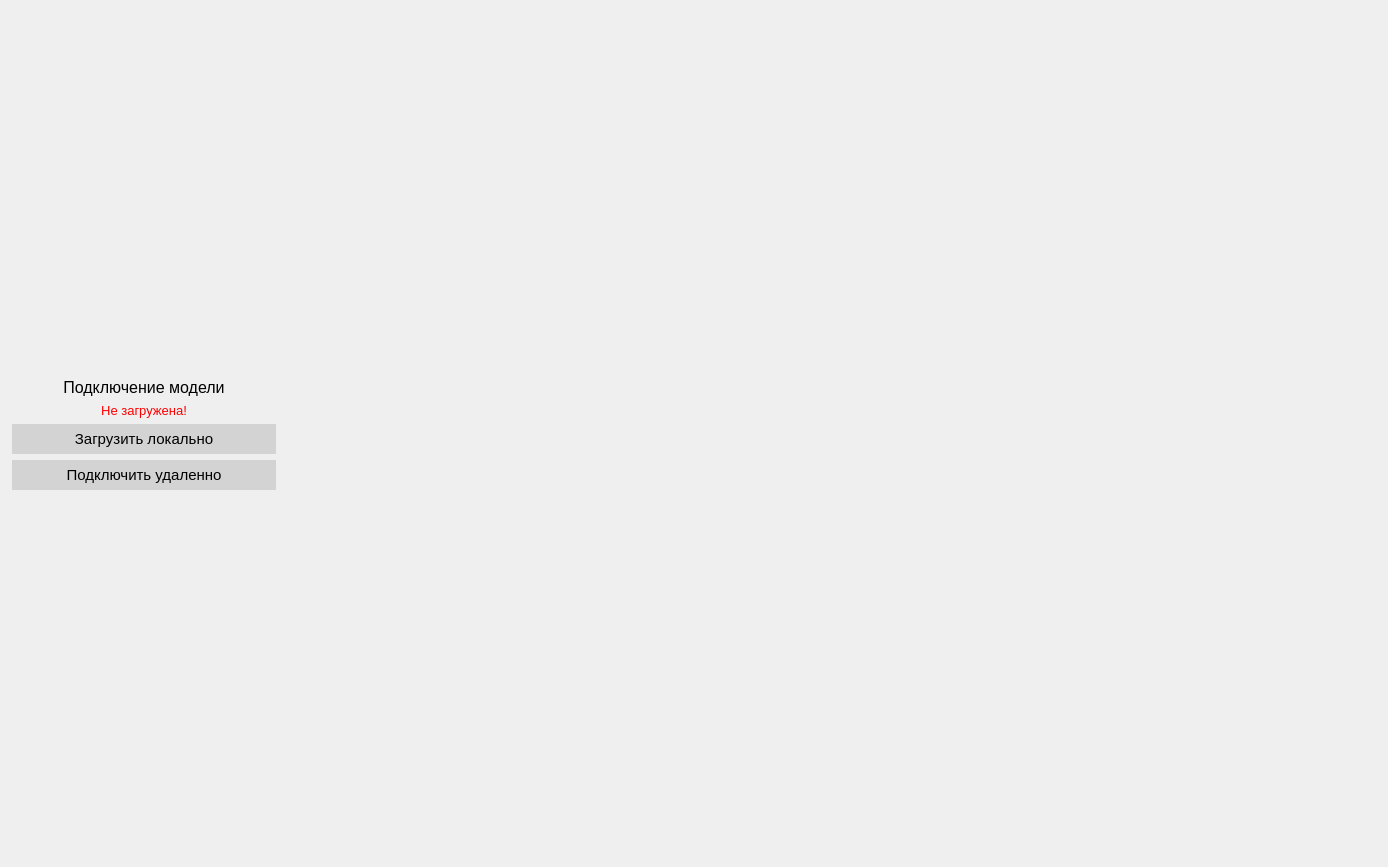
<?xml version="1.0" encoding="UTF-8"?>
<ui version="4.0">
 <class>page_model</class>
 <widget class="QWidget" name="page_model">
  <property name="geometry">
   <rect>
    <x>0</x>
    <y>0</y>
    <width>1388</width>
    <height>867</height>
   </rect>
  </property>
  <property name="windowTitle">
   <string>Форма для аннотации</string>
  </property>
  <property name="styleSheet">
   <string notr="true">QPushButton {
    background-color: lightgray;
    color: black;            
    border: 1px solid lightgray; 
    padding: 5px 0px;    
}

QPushButton:hover {
    background-color: white;
	border: 1px solid blue;
}

QPushButton:pressed {
	background-color: solid lightblue;
	border: 1px solid black;
}</string>
  </property>
  <layout class="QVBoxLayout" name="page_main_layout">
   <property name="spacing">
    <number>5</number>
   </property>
   <item>
    <widget class="QWidget" name="dataset_display" native="true">
     <layout class="QHBoxLayout" name="horizontalLayout" stretch="1,0,4">
      <property name="leftMargin">
       <number>1</number>
      </property>
      <property name="rightMargin">
       <number>1</number>
      </property>
      <item>
       <layout class="QVBoxLayout" name="verticalLayout_2">
        <item>
         <spacer name="verticalSpacer_2">
          <property name="orientation">
           <enum>Qt::Vertical</enum>
          </property>
          <property name="sizeHint" stdset="0">
           <size>
            <width>20</width>
            <height>40</height>
           </size>
          </property>
         </spacer>
        </item>
        <item>
         <widget class="QLabel" name="label">
          <property name="font">
           <font>
            <pointsize>12</pointsize>
           </font>
          </property>
          <property name="text">
           <string>Подключение модели</string>
          </property>
          <property name="alignment">
           <set>Qt::AlignCenter</set>
          </property>
         </widget>
        </item>
        <item>
         <widget class="QLabel" name="label_status">
          <property name="font">
           <font>
            <pointsize>10</pointsize>
           </font>
          </property>
          <property name="styleSheet">
           <string notr="true">QLabel {
color: red;
}</string>
          </property>
          <property name="text">
           <string>Не загружена!</string>
          </property>
          <property name="alignment">
           <set>Qt::AlignCenter</set>
          </property>
         </widget>
        </item>
        <item>
         <widget class="QPushButton" name="button_load_local">
          <property name="font">
           <font>
            <pointsize>11</pointsize>
           </font>
          </property>
          <property name="text">
           <string>Загрузить локально</string>
          </property>
         </widget>
        </item>
        <item>
         <widget class="QPushButton" name="button_connect_remote">
          <property name="font">
           <font>
            <pointsize>11</pointsize>
           </font>
          </property>
          <property name="text">
           <string>Подключить удаленно</string>
          </property>
         </widget>
        </item>
        <item>
         <spacer name="verticalSpacer_3">
          <property name="orientation">
           <enum>Qt::Vertical</enum>
          </property>
          <property name="sizeHint" stdset="0">
           <size>
            <width>20</width>
            <height>40</height>
           </size>
          </property>
         </spacer>
        </item>
       </layout>
      </item>
      <item>
       <widget class="QWidget" name="verticalWidget" native="true">
        <layout class="QVBoxLayout" name="verticalLayout">
         <item>
          <spacer name="verticalSpacer">
           <property name="orientation">
            <enum>Qt::Vertical</enum>
           </property>
           <property name="sizeHint" stdset="0">
            <size>
             <width>20</width>
             <height>40</height>
            </size>
           </property>
          </spacer>
         </item>
        </layout>
       </widget>
      </item>
      <item>
       <layout class="QVBoxLayout" name="verticalLayout_3"/>
      </item>
     </layout>
    </widget>
   </item>
  </layout>
 </widget>
 <resources/>
 <connections/>
</ui>
